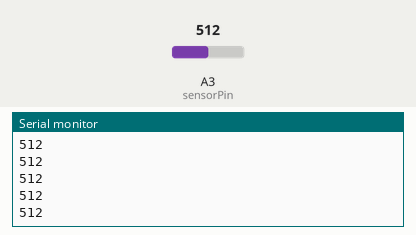
Recording of a sketch running on a simulated Arduino Uno, built with avr-gcc and run on an emulated ATmega328P. Shown: the last lines printed to the serial monitor. The test bench sets the inputs (shaded band); at power-on: A3 (sensorPin) = 512.

Above: at 1.2 s.
1.3 s: A3 (sensorPin) set to 716
At 2.4 s:
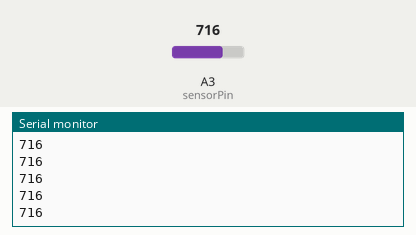
2.8 s: A3 (sensorPin) set to 900
At 3.9 s:
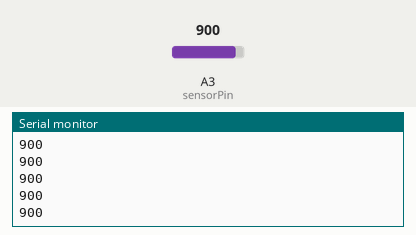
Timing chart, 0 to 5.8 s (numbered marks = the images above; inputs shaded):
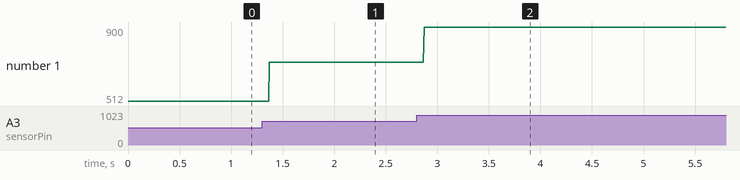

The sketch:

ADC_for_FSR.ino.ino
```cpp
/*
  Analog Input
 Demonstrates analog input by reading an analog sensor on analog pin 0 and
 turning on and off a light emitting diode(LED)  connected to digital pin 13.
 The amount of time the LED will be on and off depends on
 the value obtained by analogRead().
 */

int sensorPin = A3;    // select the input pin for the potentiometer
int sensorValue = 0;  // variable to store the value coming from the sensor

void setup() {
  // turn on serial comm
  Serial.begin(9600);
  while (!Serial);
}

void loop() {
  // read the value from the sensor:
  sensorValue = analogRead(sensorPin);
  Serial.println(sensorValue);
}
```

Measured:
- after the input at 1.3 s, the serial monitor: prints a new line after 0.07 s (image 1)
- after the input at 2.8 s, the serial monitor: prints a new line after 0.07 s (image 2)
- plotted number 1: 512 → 716 after the input at 1.3 s, 716 → 900 after the input at 2.8 s
